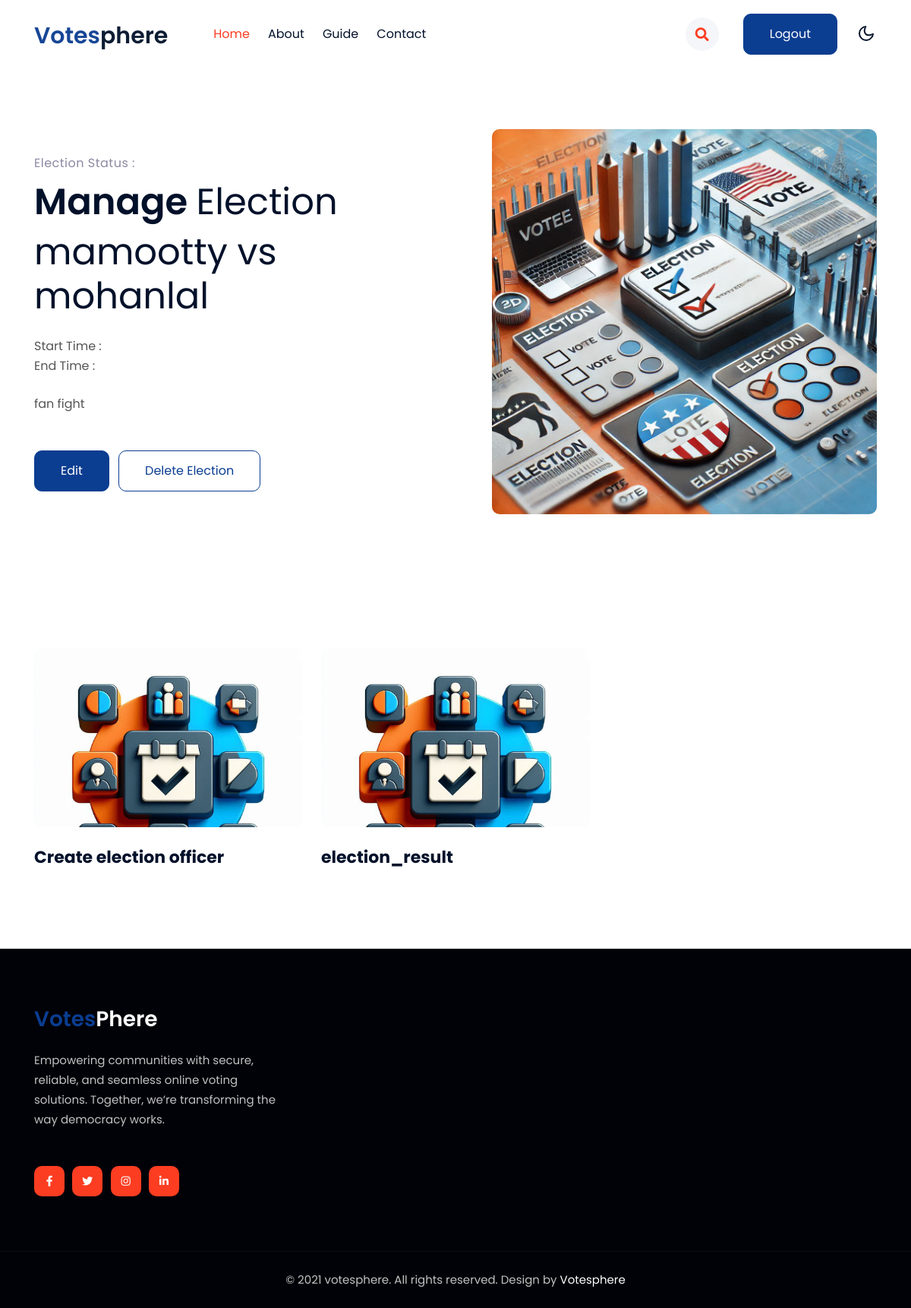
Page /election_manager/1/ on the earlier database version.
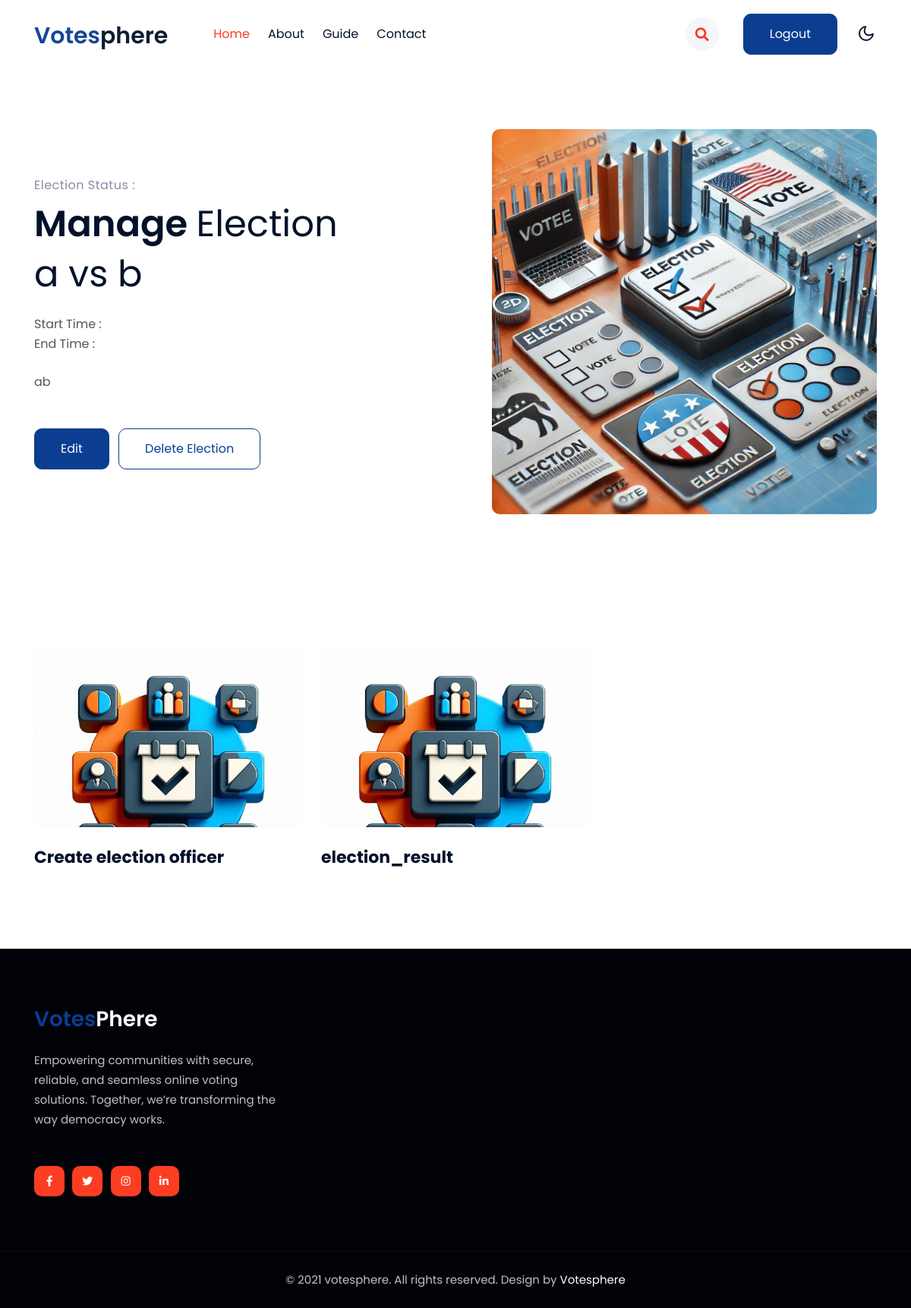
Same page on the later database version.
### vote/models.py (models this page shows, shortened)
class Election(models.Model):
    name = models.CharField(max_length=100)
    description = models.TextField()
    start_date = models.DateTimeField()
    end_date = models.DateTimeField()

### vote/views.py (the view)
# urls.py: path('election_manager/<int:election_id>/', views.election_detail_manager, name='election_detail_manager'),
def election_detail_manager(request, election_id):
    try:
        election = Election.objects.get(id=election_id)
        return render(request, 'election_detail_manager.html', {'election': election})
    except Election.DoesNotExist:
        return render(request, '404.html', {'message': 'Election not found.'})

### vote/templates/election_detail_manager.html (shortened to what this page needs)
{% load static %}
<!doctype html>
<html lang="en">
<head>
    <link rel="stylesheet" href="{% static 'css/style-starter.css' %}">
</head>
<body>
    <header id="site-header" class="fixed-top">
        <div class="container">
            <nav class="navbar navbar-expand-lg navbar-light stroke py-lg-0">
                <h1><a class="navbar-brand pe-xl-5 pe-lg-4" href="index.html">
                        <span class="sublog">Votes</span>phere
                    </a></h1>
                <div class="collapse navbar-collapse" id="navbarScroll">
                    <ul class="navbar-nav me-lg-auto my-2 my-lg-0 navbar-nav-scroll">
                        <li class="nav-item">
                            <a class="nav-link active" aria-current="page" href={% url 'index' %}>Home</a>
                        </li>
                        <li class="nav-item">
                            <a class="nav-link" href="{% url 'about' %}">About</a>
                        </li>
						<li class="nav-item">
                            <a class="nav-link" href="{% url 'guide' %}">Guide</a>
                        </li>
                        <li class="nav-item">
                            <a class="nav-link" href="{% url 'contact' %}">Contact</a>
                        </li>
                    </ul>
                    <ul class="navbar-nav search-right mt-lg-0 mt-2">
                        <li class="nav-item" title="Search"><a href="#search" class="search-search">
                                <span class="fas fa-search" aria-hidden="true"></span></a></li>
                        <li class="nav-item me-lg-3"><a href="/" class="phone-btn btn btn-primary btn-style d-none d-lg-block btn-style ms-2">Logout</a></li>
                    </ul>
                </div>
                <div class="mobile-position">
                    <nav class="navigation">
                        <div class="theme-switch-wrapper">
                            <label class="theme-switch" for="checkbox">
                                <div class="mode-container">
                                    <i class="gg-moon"></i>
                                </div>
                            </label>
                        </div>
                    </nav>
                </div>
            </nav>
        </div>
    </header>
    <section class="w3l-main-content" id="home">
        <div class="container">
            <div class="row align-items-center w3l-slider-grids">
                <div class="col-lg-6 w3l-slider-left-info pe-lg-5">
                    <h6 class="title-subhny mb-2">Election status : {{ election.status }}</h6>
                    <h3 class="mb-2 title"> <span>Manage </span>Election</h3>
                    <h3 class="mb-4 title">{{ election.name }}</h3>
                    <p class="w3banr-p">Start Time : {{ election.start_time }}</p>
                    <p class="w3banr-p">End Time : {{ election.end_time }}</p><br>
                    <p class="w3banr-p">{{ election.description }}</p>
                    <div class="w3l-buttons mt-sm-5 mt-4">
                        <a class="btn btn-primary btn-style me-2" href={% url 'edit_election' election.id %}>Edit </a>
                        <a class="btn btn-outline-primary btn-style "  onclick="return confirm('Are you sure you want to delete this election?')" href={% url 'delete_election' election.id %}> Delete Election </a>
                    </div>
                </div>
                <div class="col-lg-6 w3l-slider-right-info mt-lg-0 mt-5 ps-lg-5 align-items-center">
                    <div class="w3l-main-slider banner-slider">
                                <div class="slider-info">
                                    <div class="">
                                        <img src={% static "images/votemanage.png"  %} alt="" class="radius-image img-fluid">
                                    </div>
                                </div>
                    </div>
                </div>
            </div>
        </div>
    </section>
    <section class="w3l-img-grids" id="gridsimg">
        <div class="blog py-5" id="classes">
            <div class="container py-lg-5">
                <div class="row align-items-center">
                    <div class="col-lg-4 col-md-6 item mt-lg-0 mt-5">
                        <div class="w3img-grids-info">
                            <div class="w3img-grids-info-gd position-relative">
                                <a href="{% url 'officer_register' %}">
                                    <div class="page">
                                        <div class="photobox photobox_triangular photobox_scale-rotated">
                                            <div class="photobox__previewbox media-placeholder">
                                                <img class="img-fluid photobox__preview media-placeholder__media radius-image" src={% static "images/result.png"  %} alt="">
                                            </div>
                                        </div>
                                    </div>
                                </a>
                                <div class="w3img-grids-info-gd-content mt-4">
                                    <a href="#gridsimg" class="titile-img d-block">
                                        <h4 class="mb-2">
                                            Create election officer</h4>
                                    </a>
                                </div>
                            </div>
                        </div>
                    </div>
                    <div class="col-lg-4 col-md-6 item mt-lg-0 mt-5">
                        <div class="w3img-grids-info">
                            <div class="w3img-grids-info-gd position-relative">
                                <a href="{% url 'election_result' election.id %}">
                                    <div class="page">
                                        <div class="photobox photobox_triangular photobox_scale-rotated">
                                            <div class="photobox__previewbox media-placeholder">
                                                <img class="img-fluid photobox__preview media-placeholder__media radius-image" src={% static "images/result.png"  %} alt="">
                                            </div>
                                        </div>
                                    </div>
                                </a>
                                <div class="w3img-grids-info-gd-content mt-4">
                                    <a href="#gridsimg" class="titile-img d-block">
                                        <h4 class="mb-2">
                                            election_result</h4>
                                    </a>
                                </div>
                            </div>
                        </div>
                    </div>
                </div>
            </div>
        </div>
    </section>
    <section class="w3l-footer-29-main">
        <div class="footer-29 py-5">
            <div class="container py-lg-4">
                <div class="row footer-top-29">
                    <div class="col-lg-4 col-md-6 footer-list-29 footer-1 pe-lg-5">
                        <div class="footer-logo mb-4">
                            <h2><a class="navbar-brand" href="{% url 'index' %}">
                                    <span class="sublog">Votes</span>Phere
                                </a></h2>
                        </div>
                        <p>Empowering communities with secure, reliable, and seamless online voting solutions. Together, we’re transforming the way democracy works.
                        </p>
                        <div class="main-social-footer-29 mt-5">
                            <a href="#facebook" class="facebook"><span class="fab fa-facebook-f"></span></a>
                            <a href="#twitter" class="twitter"><span class="fab fa-twitter"></span></a>
                            <a href="#instagram" class="instagram"><span class="fab fa-instagram"></span></a>
                            <a href="#linkedin" class="linkedin"><span class="fab fa-linkedin-in"></span></a>
                        </div>
                    </div>
                </div>
            </div>
        </div>
        <section class="w3l-copyright text-center">
            <div class="container">
                <p class="copy-footer-29">© 2021 votesphere. All rights reserved. Design by <a href="" target="_blank">
                        Votesphere</a></p>
            </div>
        </section>
    </section>
</body>
</html>

Differences in the rows shown:
changed Election: name "mamootty vs mohanlal" → "a vs b"; description "fan fight" → "ab"
